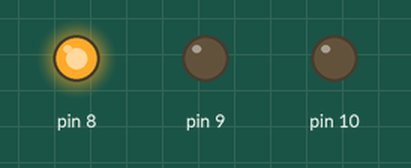
Bench run of a sketch on a simulated Arduino Uno, built with avr-gcc and run on an emulated ATmega328P. Shown: output pins drawn as LEDs (lit = HIGH).

Above: at 2.5 s.
At 6.0 s:
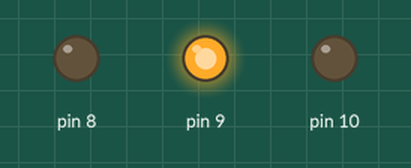
At 9.0 s:
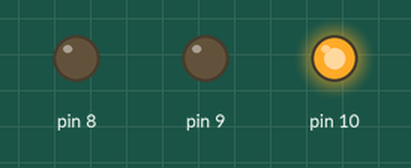
Timing chart, 0 to 14.3 s (numbered marks = the images above):
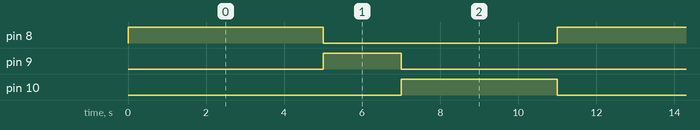

Measured:
- by itself, pin 8: alternates HIGH for 5.0 s and LOW for 6.0 s
- by itself, pin 9: alternates HIGH for 2.0 s and LOW for 9.0 s
- by itself, pin 10: alternates HIGH for 4.0 s and LOW for 7.0 s

The sketch:

Aula_de_sistemas_digitais_ex_01.ino
```cpp
/*

*/

void setup() {
  pinMode(8, OUTPUT);
  pinMode(9, OUTPUT);
  pinMode(10, OUTPUT);
}

void loop() {

  digitalWrite(8, HIGH);
  delay(5000);
  digitalWrite(8, LOW);

  digitalWrite(9, HIGH);
  delay(2000);
  digitalWrite(9, LOW);

  digitalWrite(10, HIGH);
  delay(4000);
  digitalWrite(10, LOW);


}
```
